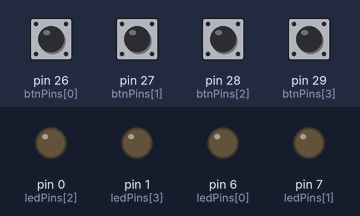
This sketch was run on a simulated Arduino Mega 2560, built with avr-gcc and run on an emulated ATmega2560. On the bench: output pins drawn as LEDs (lit = HIGH). Dashed ring = blinking. The inputs (shaded band) are chosen by the test bench; at power-on: pin 26 (btnPins[0]), pin 27 (btnPins[1]), pin 28 (btnPins[2]), pin 29 (btnPins[3]) HIGH. Random numbers use the default seed unless the sketch sets one.

Above: at 5.4 s.
5.5 s: pin 26 (btnPins[0]) pulled LOW for 0.15 s
At 5.8 s:
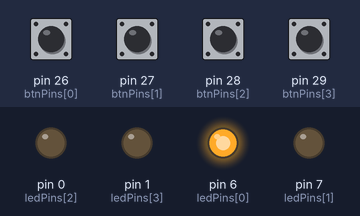
At 8.55 s:
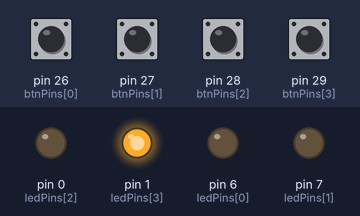
8.6 s: pin 27 (btnPins[1]) pulled LOW for 1 s
At 10.2 s:
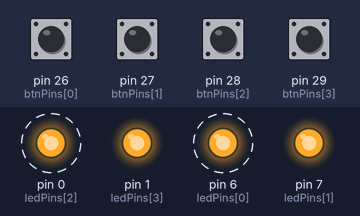
Timing chart, 0 to 15.2 s (numbered marks = the images above; inputs shaded):
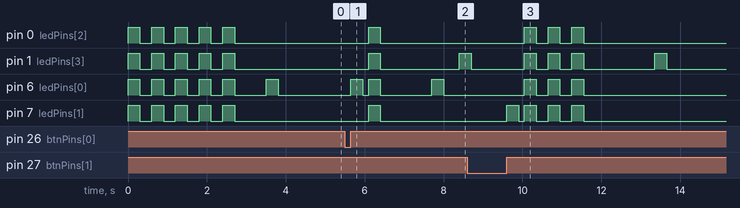

Measured:
- after the input at 5.5 s, pin 0 (ledPins[2]), pin 7 (ledPins[1]): LOW → HIGH after 0.60 s, → LOW 0.30 s later; pin 1 (ledPins[3]): LOW → HIGH after 0.60 s, → LOW 0.30 s later, → HIGH 2.0 s later; pin 6 (ledPins[0]): goes HIGH 0.30 s, LOW 0.15 s, HIGH 0.30 s, LOW 1.3 s, HIGH 0.30 s, then LOW, starting after 0.15 s
- after the input at 8.6 s, pin 0 (ledPins[2]), pin 6 (ledPins[0]): alternates HIGH for 0.30 s and LOW for 0.30 s, 6 changes in all, then stays LOW, starting after 1.5 s; pin 7 (ledPins[1]): LOW → HIGH after 1.0 s, → LOW 0.30 s later, → HIGH 0.15 s later, → LOW 0.30 s later, … (8 changes in this stretch)

The sketch:

simon-finder.ino
```cpp
#define NUM_BTNS 4
#define NUM_LEDS 4

int btnPins[NUM_BTNS] = {26, 27, 28, 29};
int ledPins[NUM_LEDS] = {6, 7, 0, 1};

const int maxSequence = 100;
int sequence[maxSequence];
int level = 1;
int inputIndex = 0;
bool isPlayerTurn = false;

void setup() {
  for (int i = 0; i < NUM_BTNS; i++) {
    pinMode(btnPins[i], INPUT_PULLUP);
    pinMode(ledPins[i], OUTPUT);
    digitalWrite(ledPins[i], LOW);
  }
  randomSeed(analogRead(0));


  for (int i = 0; i < 5; i++) {
    setAllLEDs(HIGH);
    delay(300);
    setAllLEDs(LOW);
    delay(300);
  }

  generateSequence();
  playSequence();
}

void loop() {
  if (!isPlayerTurn) return;

  int btn = readButton();
  if (btn != -1) {
    flashLED(btn);

    if (btn == sequence[inputIndex]) {
      inputIndex++;
      if (inputIndex == level) {
        blinkAllLEDs(1);
        level++;
        if (level > maxSequence) level = maxSequence;
        inputIndex = 0;
        delay(500);
        playSequence();
      }
    } else {
      blinkAllLEDs(3);
      restartGame();
    }
  }
}

void generateSequence() {
  for (int i = 0; i < maxSequence; i++) {
    sequence[i] = random(NUM_LEDS);
  }
}

void playSequence() {
  isPlayerTurn = false;
  delay(500);
  for (int i = 0; i < level; i++) {
    flashLED(sequence[i]);
    delay(250);
  }
  isPlayerTurn = true;
  inputIndex = 0;
}

void flashLED(int index) {
  digitalWrite(ledPins[index], HIGH);
  delay(300);
  digitalWrite(ledPins[index], LOW);
  delay(150);
}

int readButton() {
  for (int i = 0; i < NUM_BTNS; i++) {
    if (digitalRead(btnPins[i]) == LOW) {
      delay(20);
      while (digitalRead(btnPins[i]) == LOW);
      return i;
    }
  }
  return -1;
}

void blinkAllLEDs(int times) {
  for (int i = 0; i < times; i++) {
    setAllLEDs(HIGH);
    delay(300);
    setAllLEDs(LOW);
    delay(300);
  }
}

void setAllLEDs(int state) {
  for (int i = 0; i < NUM_LEDS; i++) {
    digitalWrite(ledPins[i], state);
  }
}

void restartGame() {
  level = 1;
  inputIndex = 0;
  generateSequence();
  delay(1000);
  playSequence();
}
```
